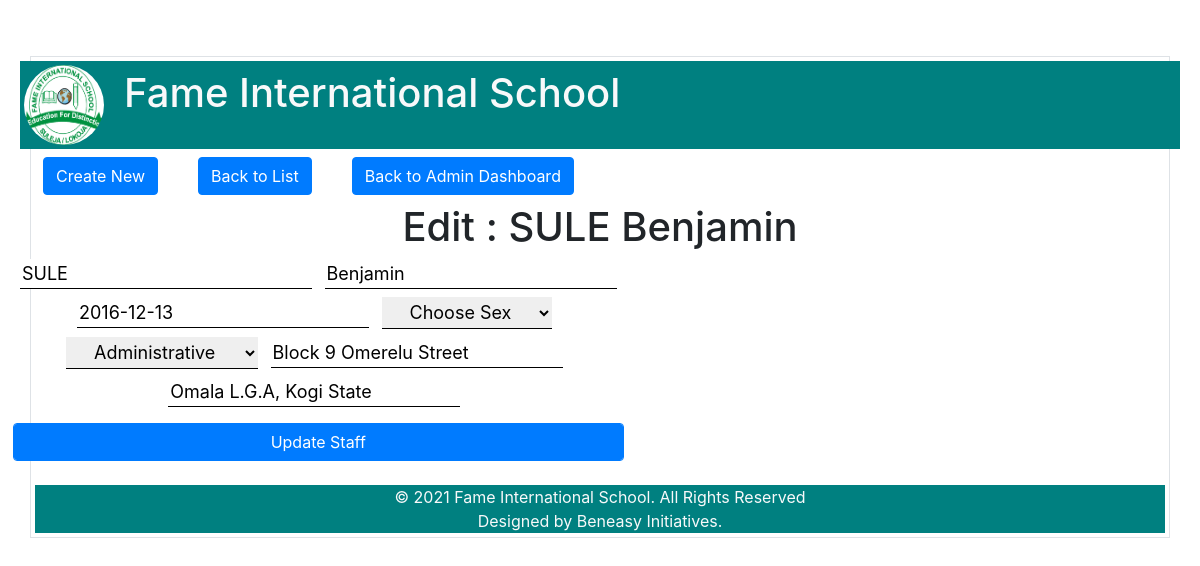
The app's page /public/admin/staff/edit.php?id=2 with its own data.
### tables this page shows
CREATE TABLE `tblstaff` (
  `staffId` int(11) NOT NULL,
  `staffLName` varchar(255) NOT NULL,
  `staffFName` varchar(255) NOT NULL,
  `hireDate` date NOT NULL,
  `sex` int(11) NOT NULL,
  `staffCatId` int(11) NOT NULL,
  `staffMail` varchar(255) NOT NULL,
  `staffPhone` varchar(50) NOT NULL,
  `staffContactAdd` varchar(255) NOT NULL,
  `staffPermHomeAdd` varchar(255) NOT NULL,
  `staffImage` varchar(255) NOT NULL,
  `staffUsername` varchar(50) NOT NULL,
  `staffPassword` varchar(255) NOT NULL
);

CREATE TABLE `tblstaffcat` (
  `staffCatId` int(11) NOT NULL,
  `shortName` varchar(50) NOT NULL,
  `longName` varchar(50) NOT NULL
);

### private/functions.php (called while the page is built, shortened)
<?php
function urlFor($script_path) {
  if($script_path[0] != '/') {
    $script_path = "/" . $script_path;
  }
  return WWW_ROOT . $script_path;
}
function h($string="") {
  return htmlspecialchars($string);
}
?>

### private/query_functions.php (called while the page is built, shortened)
<?php
function getStaffById($id){
	global $db;
	$sql = "SELECT * FROM tblStaff ";
	$sql .= "WHERE staffId = '".$id."'";
	$result = mysqli_query($db, $sql);
	$arm = mysqli_fetch_assoc($result);
	return $arm;
}
function getStaffCat(){
	global $db;
	$sql = "SELECT * FROM tblstaffCat ";
	$result = mysqli_query($db, $sql);
	return $result;
}

### public/Admin/Staff/edit.php (the view, shortened to what this page needs)
<?php
include_once('../../../private/initialize.php');
$id = h($_GET['id']);
if(is_post_request()){
    $Staff[] = array();
    $Staff['id'] = $id;
    $Staff['lastName'] = h($_POST['lastName']);
    $Staff['firstName'] = h($_POST['firstName']);
    $Staff['hireDate'] = h($_POST['hireDate']);
    $Staff['sex'] = h($_POST['sex']);
    $Staff['staffCat'] = h($_POST['staffCategory']);
    $Staff['contactAdd'] = h($_POST['staffContactAdd']);
    $Staff['permAdd'] = h($_POST['staffPermAdd']);
    $Staff['email'] = $Staff['phone'] = $Staff['passWord'] = '12';
    $Staff['photo'] = $Staff['confirmPassWord'] = $Staff['userName'] = '12';
    $result = updateStaff($Staff);
    if($result === true){
        redirect_to(urlfor('/admin/Staff/show.php?id='.$id));
   }else{
       $errors = $result;
   }
}else{
    $staff = getStaffById($id);
}
?>
<?php
$pageHeading = $pageTitle = "Edit : " .$staff['staffLName'] .'  '.$staff['staffFName'];
include_once(SHARED_PATH .'/adminHeader.php');
?>
    <main>
    <nav class="nav navbar-inline">
		<li class="mr-4 p-2"><a class="btn btn-primary" href="<?php echo urlFor('/admin/staff/new.php');?>"> Create New</a></li>
		<li class="mr-4 p-2"><a class="btn btn-primary" href="<?php echo urlFor('/admin/staff/index.php');?>"> Back to List</a></li>
        <li class="mr-4 p-2"><a class="btn btn-primary" href="<?php echo urlFor('/admin/index.php');?>"> Back to Admin Dashboard</a></li>
   </nav>
   <div class="row">
        <div class="col-xs-12 mx-auto">
        <h1><?php echo $pageHeading;?></h1>
        </div>
    </div>
    <div class="row text-center ">
        <section id="register">
        <div class="row text-center ">
           <form enctype="multipart/form-data" action="<?php echo urlFor('Admin/staff/edit.php?id='.$id);?>" name="regStaffForm" id="regStaffForm" method="post">
                <div class="col">
                    <input class="mr-2 mb-2" type="text" name="lastName" value="<?php echo $staff['staffLName'];?>" id="lastName" placeholder="Last Name">
                    <input class="" type="text" name="firstName" value="<?php echo $staff['staffFName'];?>" id="firstName" placeholder="First Name">
                </div>
                <div class="col">
                    <input class="mr-2 mb-2" type="text" name="hireDate" value="<?php echo $staff['hireDate'];?>" id="hireDate" placeholder="Date of Employment">
                    <select class="mr-2 mb-2 px-4 py-1" type="text" name="sex" id="sex" placeholder="Sex">
                        <option value="">Choose Sex</option>
                    </select>
                </div>
                <div class="col">
                    <select class="mr-2 mb-2 px-4 py-1" type="text" name="staffCategory" id="staffCategory" placeholder="Staff Category">
                        <?php
                            $results = getStaffCat();
                            while($category = mysqli_fetch_assoc($results)){
                                echo "<option value=\"".$category['staffCatId']."\"";
                                if($category['staffCatId'] == $staff['staffCatId']){
                                    echo " selected";
                                }
                                echo ">". $category['longName'];
                            }
                        ?>
                    </select>
                    <input class="mr-2 mb-2" type="text" name="staffContactAdd" value="<?php echo $staff['staffContactAdd'];?>" id="staffContactAdd" placeholder="Contact Address">
                </div>
                <div class="col">
                    <input class="mr-2 mb-2" type="text" name="staffPermAdd" value="<?php echo $staff['staffPermHomeAdd'];?>" id="staffPermAdd" placeholder="Perm Home Address">
                </div>
                <div class="form-group p-2">
                    <input class="btn btn-primary form-control" type="submit" value="Update Staff">
                </div>
            </form>
        </div>
    </section>
</main>
<?php include_once(SHARED_PATH . '/adminFooter.php');?>

### public/stylesheets/custom.css (style rules this page uses)
body { padding-top: 54px; background-image:url(img/Banner1.png) }
@media (min-width: 992px) { body { padding-top: 56px; } }

### public/stylesheets/style.css (style rules this page uses)
#regStaffForm input[type="text"], #regStaffForm input[type="email"], #regStaffForm select, #regStaffForm input[type="password"] { border:none; border-radius:unset; border-bottom: 1px solid ; font-size:18px }
#regStaffForm input[type="text"], #regStaffForm input[type="email"], #regStaffForm select, #regStaffForm input[type="password"] { outline:none; box-shadow: none;; }

### records on screen
tblstaff: pageHeading "Edit : SULE Benjamin", lastName "SULE", firstName "Benjamin", hireDate "2016-12-13", staffCategory "Administrative", staffContactAdd "Block 9 Omerelu Street", staffPermAdd "Omala L.G.A, Kogi State"
